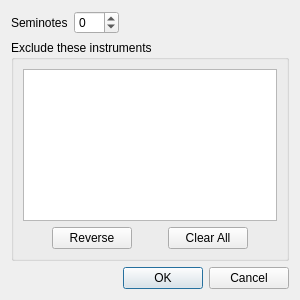
<?xml version="1.0" encoding="UTF-8"?>
<ui version="4.0">
 <class>TransposeSongDialog</class>
 <widget class="QDialog" name="TransposeSongDialog">
  <property name="geometry">
   <rect>
    <x>0</x>
    <y>0</y>
    <width>300</width>
    <height>300</height>
   </rect>
  </property>
  <property name="windowTitle">
   <string>Transpose Song</string>
  </property>
  <layout class="QVBoxLayout" name="verticalLayout">
   <item>
    <layout class="QHBoxLayout" name="horizontalLayout">
     <item>
      <widget class="QLabel" name="seminotesLabel">
       <property name="text">
        <string>Seminotes</string>
       </property>
      </widget>
     </item>
     <item>
      <widget class="QSpinBox" name="spinBox">
       <property name="minimum">
        <number>-96</number>
       </property>
       <property name="maximum">
        <number>96</number>
       </property>
      </widget>
     </item>
     <item>
      <spacer name="horizontalSpacer">
       <property name="orientation">
        <enum>Qt::Horizontal</enum>
       </property>
       <property name="sizeHint" stdset="0">
        <size>
         <width>40</width>
         <height>20</height>
        </size>
       </property>
      </spacer>
     </item>
    </layout>
   </item>
   <item>
    <widget class="QGroupBox" name="groupBox">
     <property name="title">
      <string>Exclude these instruments</string>
     </property>
     <layout class="QGridLayout" name="gridLayout">
      <item row="1" column="4">
       <spacer name="horizontalSpacer_4">
        <property name="orientation">
         <enum>Qt::Horizontal</enum>
        </property>
        <property name="sizeHint" stdset="0">
         <size>
          <width>40</width>
          <height>20</height>
         </size>
        </property>
       </spacer>
      </item>
      <item row="1" column="0">
       <spacer name="horizontalSpacer_2">
        <property name="orientation">
         <enum>Qt::Horizontal</enum>
        </property>
        <property name="sizeHint" stdset="0">
         <size>
          <width>40</width>
          <height>20</height>
         </size>
        </property>
       </spacer>
      </item>
      <item row="1" column="2">
       <spacer name="horizontalSpacer_3">
        <property name="orientation">
         <enum>Qt::Horizontal</enum>
        </property>
        <property name="sizeHint" stdset="0">
         <size>
          <width>40</width>
          <height>20</height>
         </size>
        </property>
       </spacer>
      </item>
      <item row="1" column="1">
       <widget class="QPushButton" name="reversePushButton">
        <property name="text">
         <string>Reverse</string>
        </property>
       </widget>
      </item>
      <item row="1" column="3">
       <widget class="QPushButton" name="clearPushButton">
        <property name="text">
         <string>Clear All</string>
        </property>
       </widget>
      </item>
      <item row="0" column="0" colspan="5">
       <widget class="QListWidget" name="listWidget">
        <property name="textElideMode">
         <enum>Qt::ElideNone</enum>
        </property>
        <property name="flow">
         <enum>QListView::TopToBottom</enum>
        </property>
        <property name="isWrapping" stdset="0">
         <bool>true</bool>
        </property>
        <property name="resizeMode">
         <enum>QListView::Adjust</enum>
        </property>
        <property name="spacing">
         <number>1</number>
        </property>
        <property name="uniformItemSizes">
         <bool>true</bool>
        </property>
       </widget>
      </item>
     </layout>
    </widget>
   </item>
   <item>
    <widget class="QDialogButtonBox" name="buttonBox">
     <property name="orientation">
      <enum>Qt::Horizontal</enum>
     </property>
     <property name="standardButtons">
      <set>QDialogButtonBox::Cancel|QDialogButtonBox::Ok</set>
     </property>
    </widget>
   </item>
  </layout>
 </widget>
 <tabstops>
  <tabstop>spinBox</tabstop>
  <tabstop>listWidget</tabstop>
  <tabstop>reversePushButton</tabstop>
  <tabstop>clearPushButton</tabstop>
 </tabstops>
 <resources/>
 <connections>
  <connection>
   <sender>buttonBox</sender>
   <signal>accepted()</signal>
   <receiver>TransposeSongDialog</receiver>
   <slot>accept()</slot>
   <hints>
    <hint type="sourcelabel">
     <x>248</x>
     <y>254</y>
    </hint>
    <hint type="destinationlabel">
     <x>157</x>
     <y>274</y>
    </hint>
   </hints>
  </connection>
  <connection>
   <sender>buttonBox</sender>
   <signal>rejected()</signal>
   <receiver>TransposeSongDialog</receiver>
   <slot>reject()</slot>
   <hints>
    <hint type="sourcelabel">
     <x>316</x>
     <y>260</y>
    </hint>
    <hint type="destinationlabel">
     <x>286</x>
     <y>274</y>
    </hint>
   </hints>
  </connection>
 </connections>
</ui>
